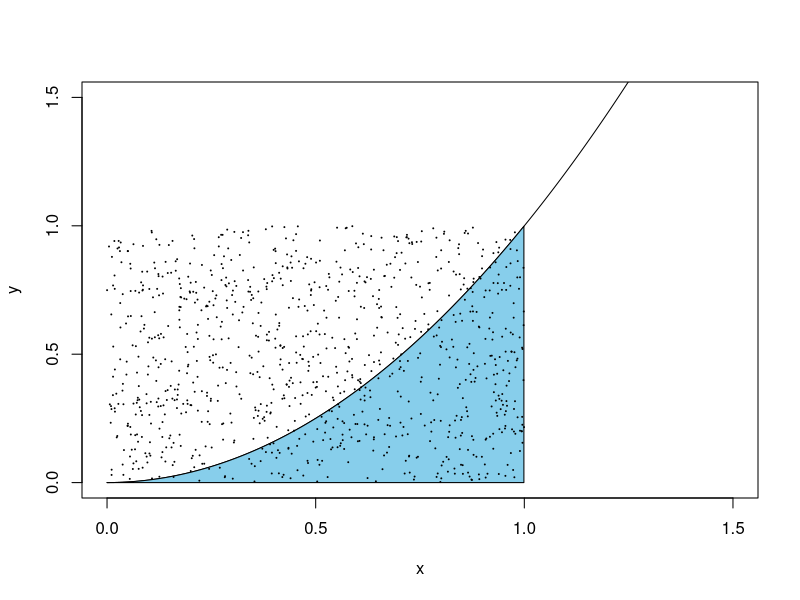

Reproduce this figure in R.

#' Example 2.2 MonteCarlo
#' This program will estimate the area of the
#' region E under the curve y=x^2 in the unit square

n = 1000 # the number of experiments
inside_num = 0 # the number of points under the curve y=x^2
xdata = rep(0, n) # x value of point
ydata = rep(0, n) # y value of point
for (i in 1:n) {
  # plot a point on unit square at random
  x = runif(1)
  y = runif(1)
  if (y < x*x) {
    inside_num = inside_num + 1
  }
  xdata[i] = x
  ydata[i] = y
}

x = seq(0, 2, 0.001)
y = x ^ 2
px = c(x, rev(x))
py = c(rep(0, length(x)), rev(y))

plot(x, y, type='l', xlim=c(0, 1.5), ylim=c(0, 1.5))
polygon(px[px<1&py<1], py[px<1&py<1], col='skyblue')
points(xdata, ydata, cex=.01)

cat('Estimate of area is ', inside_num / n)
